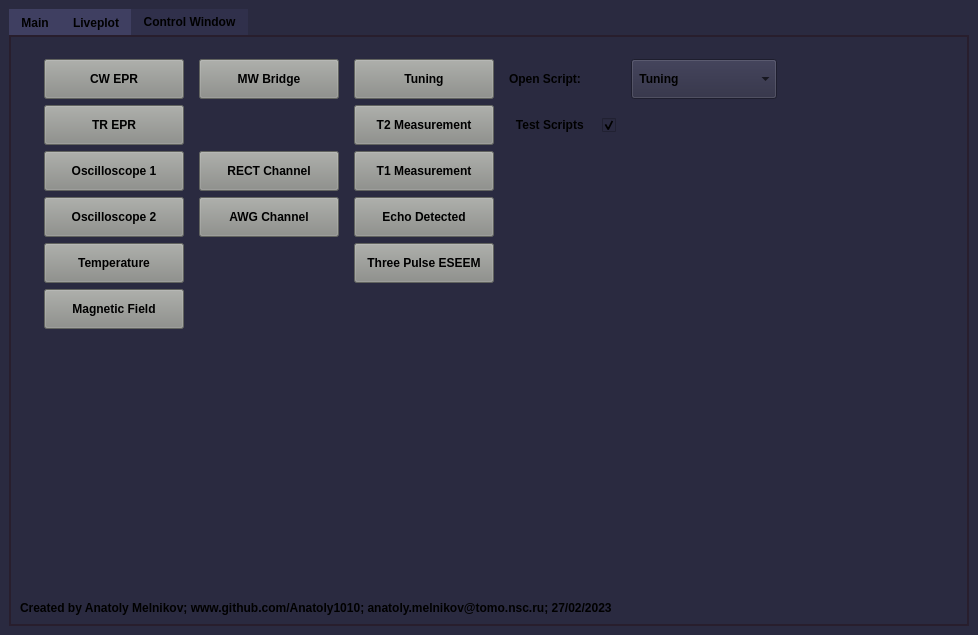
<?xml version="1.0" encoding="UTF-8"?>
<ui version="4.0">
 <class>MainWindow</class>
 <widget class="QMainWindow" name="MainWindow">
  <property name="geometry">
   <rect>
    <x>0</x>
    <y>0</y>
    <width>978</width>
    <height>635</height>
   </rect>
  </property>
  <property name="sizePolicy">
   <sizepolicy hsizetype="Expanding" vsizetype="Expanding">
    <horstretch>0</horstretch>
    <verstretch>0</verstretch>
   </sizepolicy>
  </property>
  <property name="minimumSize">
   <size>
    <width>0</width>
    <height>0</height>
   </size>
  </property>
  <property name="font">
   <font>
    <family>Arial</family>
    <weight>75</weight>
    <bold>true</bold>
   </font>
  </property>
  <property name="windowTitle">
   <string>Atomize - Split your spectrometer apart!</string>
  </property>
  <property name="styleSheet">
   <string notr="true">background-color: rgb(42,42,64);</string>
  </property>
  <widget class="QWidget" name="centralwidget">
   <layout class="QGridLayout" name="gridLayout">
    <item row="0" column="1">
     <widget class="QTabWidget" name="tabwidget">
      <property name="font">
       <font>
        <weight>75</weight>
        <bold>true</bold>
       </font>
      </property>
      <property name="focusPolicy">
       <enum>Qt::TabFocus</enum>
      </property>
      <property name="styleSheet">
       <string notr="true">QTabWidget::pane {
    border: 1.5px solid rgb(40, 30, 45 );
}
QTabBar::tab {
	background: rgb(63, 63, 97 );
}
QTabBar::tab:selected {
    background: rgb(48, 48, 75);
}</string>
      </property>
      <property name="tabShape">
       <enum>QTabWidget::Rounded</enum>
      </property>
      <property name="currentIndex">
       <number>2</number>
      </property>
      <property name="iconSize">
       <size>
        <width>16</width>
        <height>16</height>
       </size>
      </property>
      <property name="elideMode">
       <enum>Qt::ElideNone</enum>
      </property>
      <property name="tabBarAutoHide">
       <bool>false</bool>
      </property>
      <widget class="QWidget" name="tab">
       <attribute name="title">
        <string>Main</string>
       </attribute>
       <layout class="QGridLayout" name="gridLayout_3">
        <property name="leftMargin">
         <number>8</number>
        </property>
        <property name="topMargin">
         <number>6</number>
        </property>
        <property name="rightMargin">
         <number>4</number>
        </property>
        <property name="bottomMargin">
         <number>4</number>
        </property>
        <item row="0" column="0">
         <layout class="QGridLayout" name="gridLayout_tab" rowstretch="0,0,0,0,0,0,0,0,0,0,0,0" columnstretch="0,0,0,0,0">
          <property name="sizeConstraint">
           <enum>QLayout::SetMinAndMaxSize</enum>
          </property>
          <property name="topMargin">
           <number>4</number>
          </property>
          <item row="2" column="4">
           <spacer name="horizontalSpacer_4">
            <property name="orientation">
             <enum>Qt::Horizontal</enum>
            </property>
            <property name="sizeHint" stdset="0">
             <size>
              <width>4</width>
              <height>20</height>
             </size>
            </property>
           </spacer>
          </item>
          <item row="6" column="1">
           <widget class="QPushButton" name="button_start">
            <property name="minimumSize">
             <size>
              <width>140</width>
              <height>40</height>
             </size>
            </property>
            <property name="font">
             <font>
              <weight>75</weight>
              <bold>true</bold>
             </font>
            </property>
            <property name="styleSheet">
             <string notr="true">background-color: rgb(136, 138, 133);</string>
            </property>
            <property name="text">
             <string>Start Experiment</string>
            </property>
           </widget>
          </item>
          <item row="2" column="1">
           <widget class="QPushButton" name="button_open">
            <property name="sizePolicy">
             <sizepolicy hsizetype="Minimum" vsizetype="Fixed">
              <horstretch>0</horstretch>
              <verstretch>0</verstretch>
             </sizepolicy>
            </property>
            <property name="minimumSize">
             <size>
              <width>140</width>
              <height>40</height>
             </size>
            </property>
            <property name="font">
             <font>
              <weight>75</weight>
              <bold>true</bold>
             </font>
            </property>
            <property name="styleSheet">
             <string notr="true">background-color: rgb(136, 138, 133);</string>
            </property>
            <property name="text">
             <string>Open Script</string>
            </property>
           </widget>
          </item>
          <item row="2" column="2">
           <spacer name="horizontalSpacer">
            <property name="orientation">
             <enum>Qt::Horizontal</enum>
            </property>
            <property name="sizeHint" stdset="0">
             <size>
              <width>15</width>
              <height>20</height>
             </size>
            </property>
           </spacer>
          </item>
          <item row="1" column="1">
           <spacer name="verticalSpacer_4">
            <property name="orientation">
             <enum>Qt::Vertical</enum>
            </property>
            <property name="sizeType">
             <enum>QSizePolicy::Fixed</enum>
            </property>
            <property name="sizeHint" stdset="0">
             <size>
              <width>20</width>
              <height>0</height>
             </size>
            </property>
           </spacer>
          </item>
          <item row="4" column="1">
           <widget class="QPushButton" name="button_reload">
            <property name="minimumSize">
             <size>
              <width>0</width>
              <height>40</height>
             </size>
            </property>
            <property name="font">
             <font>
              <weight>75</weight>
              <bold>true</bold>
             </font>
            </property>
            <property name="styleSheet">
             <string notr="true">background-color: rgb(136, 138, 133);</string>
            </property>
            <property name="text">
             <string>Update Script</string>
            </property>
           </widget>
          </item>
          <item row="1" column="0">
           <spacer name="verticalSpacer_6">
            <property name="orientation">
             <enum>Qt::Vertical</enum>
            </property>
            <property name="sizeType">
             <enum>QSizePolicy::Fixed</enum>
            </property>
            <property name="sizeHint" stdset="0">
             <size>
              <width>20</width>
              <height>3</height>
             </size>
            </property>
           </spacer>
          </item>
          <item row="1" column="3" rowspan="10">
           <widget class="CodeEditor" name="textEdit">
            <property name="sizePolicy">
             <sizepolicy hsizetype="Expanding" vsizetype="Expanding">
              <horstretch>100</horstretch>
              <verstretch>100</verstretch>
             </sizepolicy>
            </property>
            <property name="font">
             <font>
              <family>Arial</family>
              <pointsize>11</pointsize>
              <weight>50</weight>
              <bold>false</bold>
             </font>
            </property>
            <property name="focusPolicy">
             <enum>Qt::StrongFocus</enum>
            </property>
            <property name="contextMenuPolicy">
             <enum>Qt::CustomContextMenu</enum>
            </property>
            <property name="autoFillBackground">
             <bool>false</bool>
            </property>
            <property name="styleSheet">
             <string notr="true"/>
            </property>
            <property name="frameShape">
             <enum>QFrame::Box</enum>
            </property>
            <property name="frameShadow">
             <enum>QFrame::Sunken</enum>
            </property>
            <property name="lineWidth">
             <number>1</number>
            </property>
            <property name="midLineWidth">
             <number>0</number>
            </property>
            <property name="verticalScrollBarPolicy">
             <enum>Qt::ScrollBarAsNeeded</enum>
            </property>
            <property name="horizontalScrollBarPolicy">
             <enum>Qt::ScrollBarAsNeeded</enum>
            </property>
            <property name="sizeAdjustPolicy">
             <enum>QAbstractScrollArea::AdjustToContents</enum>
            </property>
            <property name="readOnly">
             <bool>false</bool>
            </property>
           </widget>
          </item>
          <item row="0" column="1">
           <spacer name="verticalSpacer_5">
            <property name="orientation">
             <enum>Qt::Vertical</enum>
            </property>
            <property name="sizeType">
             <enum>QSizePolicy::Fixed</enum>
            </property>
            <property name="sizeHint" stdset="0">
             <size>
              <width>20</width>
              <height>3</height>
             </size>
            </property>
           </spacer>
          </item>
          <item row="11" column="0" colspan="4">
           <widget class="CodeEditor" name="text_errors">
            <property name="minimumSize">
             <size>
              <width>0</width>
              <height>200</height>
             </size>
            </property>
            <property name="font">
             <font>
              <family>Arial</family>
              <pointsize>9</pointsize>
              <weight>50</weight>
              <bold>false</bold>
              <kerning>false</kerning>
             </font>
            </property>
            <property name="mouseTracking">
             <bool>false</bool>
            </property>
            <property name="focusPolicy">
             <enum>Qt::StrongFocus</enum>
            </property>
            <property name="contextMenuPolicy">
             <enum>Qt::CustomContextMenu</enum>
            </property>
            <property name="styleSheet">
             <string notr="true"/>
            </property>
            <property name="frameShape">
             <enum>QFrame::Box</enum>
            </property>
            <property name="frameShadow">
             <enum>QFrame::Sunken</enum>
            </property>
            <property name="lineWidth">
             <number>1</number>
            </property>
            <property name="verticalScrollBarPolicy">
             <enum>Qt::ScrollBarAsNeeded</enum>
            </property>
            <property name="sizeAdjustPolicy">
             <enum>QAbstractScrollArea::AdjustToContentsOnFirstShow</enum>
            </property>
            <property name="readOnly">
             <bool>true</bool>
            </property>
            <property name="textInteractionFlags">
             <set>Qt::TextSelectableByMouse</set>
            </property>
           </widget>
          </item>
          <item row="3" column="1">
           <widget class="QPushButton" name="button_edit">
            <property name="minimumSize">
             <size>
              <width>140</width>
              <height>40</height>
             </size>
            </property>
            <property name="font">
             <font>
              <weight>75</weight>
              <bold>true</bold>
             </font>
            </property>
            <property name="styleSheet">
             <string notr="true">background-color: rgb(136, 138, 133);</string>
            </property>
            <property name="text">
             <string>Edit Script</string>
            </property>
           </widget>
          </item>
          <item row="9" column="1" rowspan="2">
           <spacer name="verticalSpacer">
            <property name="orientation">
             <enum>Qt::Vertical</enum>
            </property>
            <property name="sizeHint" stdset="0">
             <size>
              <width>20</width>
              <height>56</height>
             </size>
            </property>
           </spacer>
          </item>
          <item row="8" column="1">
           <widget class="QPushButton" name="button_quit">
            <property name="minimumSize">
             <size>
              <width>0</width>
              <height>40</height>
             </size>
            </property>
            <property name="font">
             <font>
              <weight>75</weight>
              <bold>true</bold>
             </font>
            </property>
            <property name="styleSheet">
             <string notr="true">background-color: rgb(136, 138, 133);</string>
            </property>
            <property name="text">
             <string>Quit</string>
            </property>
           </widget>
          </item>
          <item row="9" column="2" rowspan="2">
           <spacer name="verticalSpacer_3">
            <property name="orientation">
             <enum>Qt::Vertical</enum>
            </property>
            <property name="sizeHint" stdset="0">
             <size>
              <width>20</width>
              <height>40</height>
             </size>
            </property>
           </spacer>
          </item>
          <item row="2" column="0">
           <spacer name="horizontalSpacer_2">
            <property name="orientation">
             <enum>Qt::Horizontal</enum>
            </property>
            <property name="sizeHint" stdset="0">
             <size>
              <width>15</width>
              <height>20</height>
             </size>
            </property>
           </spacer>
          </item>
          <item row="5" column="1">
           <widget class="QPushButton" name="button_test">
            <property name="minimumSize">
             <size>
              <width>0</width>
              <height>40</height>
             </size>
            </property>
            <property name="font">
             <font>
              <weight>75</weight>
              <bold>true</bold>
             </font>
            </property>
            <property name="styleSheet">
             <string notr="true">background-color: rgb(136, 138, 133);</string>
            </property>
            <property name="text">
             <string>Test Script</string>
            </property>
           </widget>
          </item>
          <item row="7" column="1">
           <widget class="QPushButton" name="button_help">
            <property name="minimumSize">
             <size>
              <width>0</width>
              <height>40</height>
             </size>
            </property>
            <property name="font">
             <font>
              <weight>75</weight>
              <bold>true</bold>
             </font>
            </property>
            <property name="styleSheet">
             <string notr="true">background-color: rgb(136, 138, 133);</string>
            </property>
            <property name="text">
             <string>Help</string>
            </property>
           </widget>
          </item>
         </layout>
        </item>
        <item row="1" column="0">
         <widget class="QLabel" name="label_filename">
          <property name="font">
           <font>
            <weight>75</weight>
            <bold>true</bold>
           </font>
          </property>
          <property name="text">
           <string> No experimental script is opened</string>
          </property>
         </widget>
        </item>
       </layout>
      </widget>
      <widget class="QWidget" name="tab_liveplot">
       <attribute name="title">
        <string>Liveplot</string>
       </attribute>
       <layout class="QGridLayout" name="gridLayout_6">
        <item row="0" column="0">
         <layout class="QGridLayout" name="gridLayout_tab_liveplot">
          <property name="sizeConstraint">
           <enum>QLayout::SetFixedSize</enum>
          </property>
         </layout>
        </item>
       </layout>
      </widget>
      <widget class="QWidget" name="tab_control">
       <attribute name="title">
        <string>Control Window</string>
       </attribute>
       <layout class="QGridLayout" name="gridLayout_4">
        <item row="0" column="1">
         <spacer name="verticalSpacer_8">
          <property name="orientation">
           <enum>Qt::Vertical</enum>
          </property>
          <property name="sizeType">
           <enum>QSizePolicy::Fixed</enum>
          </property>
          <property name="sizeHint" stdset="0">
           <size>
            <width>20</width>
            <height>3</height>
           </size>
          </property>
         </spacer>
        </item>
        <item row="3" column="0" colspan="6">
         <widget class="QLabel" name="label_creator">
          <property name="font">
           <font>
            <weight>75</weight>
            <bold>true</bold>
           </font>
          </property>
          <property name="text">
           <string>Created by Anatoly Melnikov; www.github.com/Anatoly1010; anatoly.melnikov@tomo.nsc.ru; 27/02/2023</string>
          </property>
         </widget>
        </item>
        <item row="2" column="5">
         <spacer name="horizontalSpacer_3">
          <property name="orientation">
           <enum>Qt::Horizontal</enum>
          </property>
          <property name="sizeHint" stdset="0">
           <size>
            <width>40</width>
            <height>20</height>
           </size>
          </property>
         </spacer>
        </item>
        <item row="1" column="1">
         <layout class="QGridLayout" name="gridLayout_tab_control">
          <property name="horizontalSpacing">
           <number>15</number>
          </property>
          <item row="4" column="3">
           <spacer name="horizontalSpacer_8">
            <property name="orientation">
             <enum>Qt::Horizontal</enum>
            </property>
            <property name="sizeType">
             <enum>QSizePolicy::Fixed</enum>
            </property>
            <property name="sizeHint" stdset="0">
             <size>
              <width>100</width>
              <height>20</height>
             </size>
            </property>
           </spacer>
          </item>
          <item row="1" column="1">
           <widget class="QPushButton" name="button_mw">
            <property name="minimumSize">
             <size>
              <width>0</width>
              <height>40</height>
             </size>
            </property>
            <property name="font">
             <font>
              <weight>75</weight>
              <bold>true</bold>
             </font>
            </property>
            <property name="styleSheet">
             <string notr="true">background-color: rgb(136, 138, 133);</string>
            </property>
            <property name="text">
             <string>MW Bridge</string>
            </property>
           </widget>
          </item>
          <item row="1" column="2">
           <widget class="QPushButton" name="button_tune_preset">
            <property name="minimumSize">
             <size>
              <width>0</width>
              <height>40</height>
             </size>
            </property>
            <property name="font">
             <font>
              <weight>75</weight>
              <bold>true</bold>
             </font>
            </property>
            <property name="styleSheet">
             <string notr="true">background-color: rgb(136, 138, 133);</string>
            </property>
            <property name="text">
             <string>Tuning</string>
            </property>
           </widget>
          </item>
          <item row="3" column="1">
           <widget class="QPushButton" name="button_rect">
            <property name="minimumSize">
             <size>
              <width>0</width>
              <height>40</height>
             </size>
            </property>
            <property name="font">
             <font>
              <weight>75</weight>
              <bold>true</bold>
             </font>
            </property>
            <property name="styleSheet">
             <string notr="true">background-color: rgb(136, 138, 133);</string>
            </property>
            <property name="text">
             <string>RECT Channel</string>
            </property>
           </widget>
          </item>
          <item row="7" column="0">
           <widget class="QPushButton" name="button_field">
            <property name="minimumSize">
             <size>
              <width>0</width>
              <height>40</height>
             </size>
            </property>
            <property name="font">
             <font>
              <weight>75</weight>
              <bold>true</bold>
             </font>
            </property>
            <property name="styleSheet">
             <string notr="true">background-color: rgb(136, 138, 133);</string>
            </property>
            <property name="text">
             <string>Magnetic Field</string>
            </property>
           </widget>
          </item>
          <item row="0" column="0">
           <spacer name="verticalSpacer_9">
            <property name="orientation">
             <enum>Qt::Vertical</enum>
            </property>
            <property name="sizeType">
             <enum>QSizePolicy::Fixed</enum>
            </property>
            <property name="sizeHint" stdset="0">
             <size>
              <width>20</width>
              <height>10</height>
             </size>
            </property>
           </spacer>
          </item>
          <item row="6" column="0">
           <widget class="QPushButton" name="button_temp">
            <property name="minimumSize">
             <size>
              <width>140</width>
              <height>40</height>
             </size>
            </property>
            <property name="font">
             <font>
              <weight>75</weight>
              <bold>true</bold>
             </font>
            </property>
            <property name="styleSheet">
             <string notr="true">background-color: rgb(136, 138, 133);</string>
            </property>
            <property name="text">
             <string>Temperature</string>
            </property>
           </widget>
          </item>
          <item row="2" column="0">
           <widget class="QPushButton" name="button_tr">
            <property name="minimumSize">
             <size>
              <width>140</width>
              <height>40</height>
             </size>
            </property>
            <property name="font">
             <font>
              <weight>75</weight>
              <bold>true</bold>
             </font>
            </property>
            <property name="styleSheet">
             <string notr="true">background-color: rgb(136, 138, 133);</string>
            </property>
            <property name="text">
             <string>TR EPR</string>
            </property>
           </widget>
          </item>
          <item row="1" column="0">
           <widget class="QPushButton" name="button_cw">
            <property name="minimumSize">
             <size>
              <width>140</width>
              <height>40</height>
             </size>
            </property>
            <property name="font">
             <font>
              <weight>75</weight>
              <bold>true</bold>
             </font>
            </property>
            <property name="styleSheet">
             <string notr="true">background-color: rgb(136, 138, 133);</string>
            </property>
            <property name="text">
             <string>CW EPR</string>
            </property>
           </widget>
          </item>
          <item row="3" column="0">
           <widget class="QPushButton" name="button_osc">
            <property name="minimumSize">
             <size>
              <width>140</width>
              <height>40</height>
             </size>
            </property>
            <property name="font">
             <font>
              <weight>75</weight>
              <bold>true</bold>
             </font>
            </property>
            <property name="styleSheet">
             <string notr="true">background-color: rgb(136, 138, 133);</string>
            </property>
            <property name="text">
             <string>Oscilloscope 1</string>
            </property>
           </widget>
          </item>
          <item row="4" column="0">
           <widget class="QPushButton" name="button_osc2">
            <property name="minimumSize">
             <size>
              <width>140</width>
              <height>40</height>
             </size>
            </property>
            <property name="font">
             <font>
              <weight>75</weight>
              <bold>true</bold>
             </font>
            </property>
            <property name="styleSheet">
             <string notr="true">background-color: rgb(136, 138, 133);</string>
            </property>
            <property name="text">
             <string>Oscilloscope 2</string>
            </property>
           </widget>
          </item>
          <item row="1" column="3">
           <widget class="QLabel" name="label">
            <property name="font">
             <font>
              <weight>75</weight>
              <bold>true</bold>
             </font>
            </property>
            <property name="text">
             <string>Open Script:</string>
            </property>
           </widget>
          </item>
          <item row="4" column="2">
           <widget class="QPushButton" name="button_ed">
            <property name="minimumSize">
             <size>
              <width>0</width>
              <height>40</height>
             </size>
            </property>
            <property name="font">
             <font>
              <weight>75</weight>
              <bold>true</bold>
             </font>
            </property>
            <property name="styleSheet">
             <string notr="true">background-color: rgb(136, 138, 133);</string>
            </property>
            <property name="text">
             <string>Echo Detected</string>
            </property>
           </widget>
          </item>
          <item row="2" column="2">
           <widget class="QPushButton" name="button_t2">
            <property name="minimumSize">
             <size>
              <width>0</width>
              <height>40</height>
             </size>
            </property>
            <property name="font">
             <font>
              <weight>75</weight>
              <bold>true</bold>
             </font>
            </property>
            <property name="styleSheet">
             <string notr="true">background-color: rgb(136, 138, 133);</string>
            </property>
            <property name="text">
             <string>T2 Measurement</string>
            </property>
           </widget>
          </item>
          <item row="3" column="2">
           <widget class="QPushButton" name="button_t1">
            <property name="minimumSize">
             <size>
              <width>0</width>
              <height>40</height>
             </size>
            </property>
            <property name="font">
             <font>
              <weight>75</weight>
              <bold>true</bold>
             </font>
            </property>
            <property name="styleSheet">
             <string notr="true">background-color: rgb(136, 138, 133);</string>
            </property>
            <property name="text">
             <string>T1 Measurement</string>
            </property>
           </widget>
          </item>
          <item row="7" column="2">
           <spacer name="horizontalSpacer_6">
            <property name="orientation">
             <enum>Qt::Horizontal</enum>
            </property>
            <property name="sizeType">
             <enum>QSizePolicy::Fixed</enum>
            </property>
            <property name="sizeHint" stdset="0">
             <size>
              <width>140</width>
              <height>20</height>
             </size>
            </property>
           </spacer>
          </item>
          <item row="1" column="4">
           <widget class="QComboBox" name="script_chooser">
            <property name="minimumSize">
             <size>
              <width>140</width>
              <height>40</height>
             </size>
            </property>
            <property name="font">
             <font>
              <weight>75</weight>
              <bold>true</bold>
             </font>
            </property>
            <item>
             <property name="text">
              <string> Tuning</string>
             </property>
            </item>
            <item>
             <property name="text">
              <string> T2 Echo Shape</string>
             </property>
            </item>
            <item>
             <property name="text">
              <string> ED Spectrum</string>
             </property>
            </item>
            <item>
             <property name="text">
              <string> ESEEM Echo Shape</string>
             </property>
            </item>
           </widget>
          </item>
          <item row="2" column="3">
           <widget class="QCheckBox" name="checkTests">
            <property name="font">
             <font>
              <weight>75</weight>
              <bold>true</bold>
             </font>
            </property>
            <property name="layoutDirection">
             <enum>Qt::RightToLeft</enum>
            </property>
            <property name="text">
             <string>Test Scripts    </string>
            </property>
            <property name="checked">
             <bool>true</bool>
            </property>
           </widget>
          </item>
          <item row="6" column="2">
           <widget class="QPushButton" name="button_eseem">
            <property name="minimumSize">
             <size>
              <width>0</width>
              <height>40</height>
             </size>
            </property>
            <property name="font">
             <font>
              <weight>75</weight>
              <bold>true</bold>
             </font>
            </property>
            <property name="styleSheet">
             <string notr="true">background-color: rgb(136, 138, 133);</string>
            </property>
            <property name="text">
             <string>Three Pulse ESEEM</string>
            </property>
           </widget>
          </item>
          <item row="6" column="1">
           <spacer name="horizontalSpacer_7">
            <property name="orientation">
             <enum>Qt::Horizontal</enum>
            </property>
            <property name="sizeType">
             <enum>QSizePolicy::Fixed</enum>
            </property>
            <property name="sizeHint" stdset="0">
             <size>
              <width>140</width>
              <height>20</height>
             </size>
            </property>
           </spacer>
          </item>
          <item row="4" column="1">
           <widget class="QPushButton" name="button_awg">
            <property name="minimumSize">
             <size>
              <width>0</width>
              <height>40</height>
             </size>
            </property>
            <property name="font">
             <font>
              <weight>75</weight>
              <bold>true</bold>
             </font>
            </property>
            <property name="styleSheet">
             <string notr="true">background-color: rgb(136, 138, 133);</string>
            </property>
            <property name="text">
             <string>AWG Channel</string>
            </property>
           </widget>
          </item>
         </layout>
        </item>
        <item row="1" column="0">
         <spacer name="horizontalSpacer_5">
          <property name="orientation">
           <enum>Qt::Horizontal</enum>
          </property>
          <property name="sizeType">
           <enum>QSizePolicy::Fixed</enum>
          </property>
          <property name="sizeHint" stdset="0">
           <size>
            <width>18</width>
            <height>20</height>
           </size>
          </property>
         </spacer>
        </item>
        <item row="2" column="1">
         <spacer name="verticalSpacer_2">
          <property name="orientation">
           <enum>Qt::Vertical</enum>
          </property>
          <property name="sizeHint" stdset="0">
           <size>
            <width>20</width>
            <height>40</height>
           </size>
          </property>
         </spacer>
        </item>
        <item row="2" column="4">
         <spacer name="verticalSpacer_7">
          <property name="orientation">
           <enum>Qt::Vertical</enum>
          </property>
          <property name="sizeHint" stdset="0">
           <size>
            <width>20</width>
            <height>40</height>
           </size>
          </property>
         </spacer>
        </item>
       </layout>
      </widget>
     </widget>
    </item>
   </layout>
  </widget>
 </widget>
 <customwidgets>
  <customwidget>
   <class>CodeEditor</class>
   <extends>QPlainTextEdit</extends>
   <header location="global">codeeditor.h</header>
  </customwidget>
 </customwidgets>
 <resources/>
 <connections/>
</ui>
